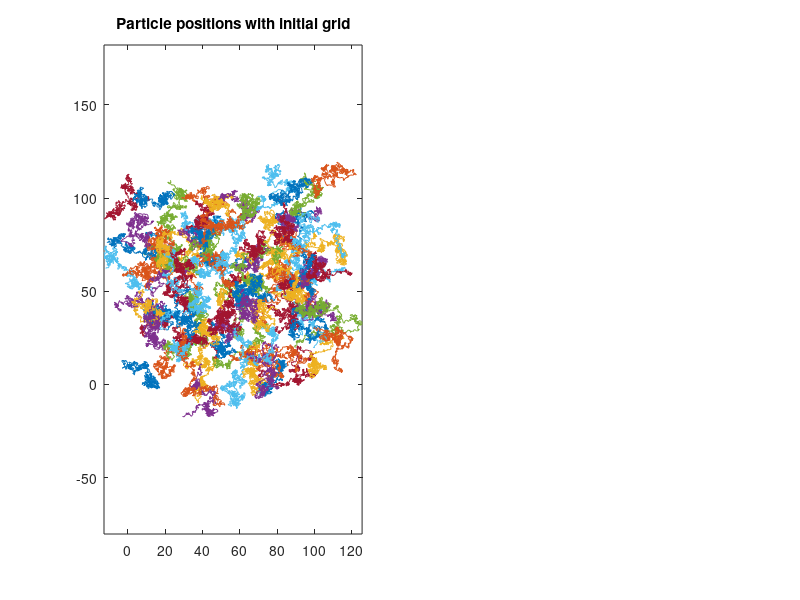

The MATLAB script that drew this image: (Note: this script raises an error after producing the figure.)
% This generates a grid of particles on a random walk with some specified
% diffusivity.

%%%%%%%%%%%%%%%%%%%%%%%%%%%%%%%%%%%%%%%%%%%%%%%%%%%%%%%%%%%%%%%%%%%%%%%%%%%
% Set the grid size, the diffusivity, and the grid spacing
%%%%%%%%%%%%%%%%%%%%%%%%%%%%%%%%%%%%%%%%%%%%%%%%%%%%%%%%%%%%%%%%%%%%%%%%%%%
Nx = 10;
Ny = 10;
kappa = .1;
dL = 10; % sets the artificial grid space

%%%%%%%%%%%%%%%%%%%%%%%%%%%%%%%%%%%%%%%%%%%%%%%%%%%%%%%%%%%%%%%%%%%%%%%%%%%
% Now generate the random increments
%%%%%%%%%%%%%%%%%%%%%%%%%%%%%%%%%%%%%%%%%%%%%%%%%%%%%%%%%%%%%%%%%%%%%%%%%%%
nParticles = Nx*Ny;
t = (0:1000)';
deltaT = t(2)-t(1);
N = length(t);
sigma = sqrt(2*kappa/deltaT);

dX = sigma*randn(N,nParticles);
dY = sigma*randn(N,nParticles);

%%%%%%%%%%%%%%%%%%%%%%%%%%%%%%%%%%%%%%%%%%%%%%%%%%%%%%%%%%%%%%%%%%%%%%%%%%%
% Create the fake intial conditions (as if the particles are on a grid)
%%%%%%%%%%%%%%%%%%%%%%%%%%%%%%%%%%%%%%%%%%%%%%%%%%%%%%%%%%%%%%%%%%%%%%%%%%%
[x0, y0] = ndgrid( dL*(1:Nx), dL*(1:Ny) );
x0 = reshape(x0, 1, nParticles);
y0 = reshape(y0, 1, nParticles);

%%%%%%%%%%%%%%%%%%%%%%%%%%%%%%%%%%%%%%%%%%%%%%%%%%%%%%%%%%%%%%%%%%%%%%%%%%%
% Sum the increments, and add the initial conditions
%%%%%%%%%%%%%%%%%%%%%%%%%%%%%%%%%%%%%%%%%%%%%%%%%%%%%%%%%%%%%%%%%%%%%%%%%%%
x = deltaT*cumsum(dX,1) + repmat(x0,N,1);
y = deltaT*cumsum(dY,1) + repmat(y0,N,1);

%%%%%%%%%%%%%%%%%%%%%%%%%%%%%%%%%%%%%%%%%%%%%%%%%%%%%%%%%%%%%%%%%%%%%%%%%%%
figure
%%%%%%%%%%%%%%%%%%%%%%%%%%%%%%%%%%%%%%%%%%%%%%%%%%%%%%%%%%%%%%%%%%%%%%%%%%%
subplot(1,2,1)
plot(x,y), axis equal
title('Particle positions with initial grid')

edges = CreateBinEdgesForInitialSeparation(t,x,y);
[r2, kappa_r, kappa_err ] = PairwiseRelativeDiffusivityFromSlope(t, x, y, edges );
[r2_scat, kappa_r_scat, kappa_err_scat ] = PairwiseRelativeDiffusivityFromSlopeScatter(t, x, y, edges );
[r2_pow, kappa_r_pow, kappa_err_pow ] = PairwiseRelativeDiffusivityVsDistance(t, x, y,'powspec',edges);

subplot(1,2,2)
errorbar(sqrt(r2),kappa_r, 2*kappa_err), hold on
errorbar(sqrt(r2_scat),kappa_r_scat, 2*kappa_err_scat)
errorbar(sqrt(r2_pow),kappa_r_pow, 2*kappa_err_pow)
ylim([0 max(kappa_r+2*kappa_err)])
xlabel('distance (m)')
ylabel('kappa (m^2/s)')
legend('slope','scatter-slope','powspec')
